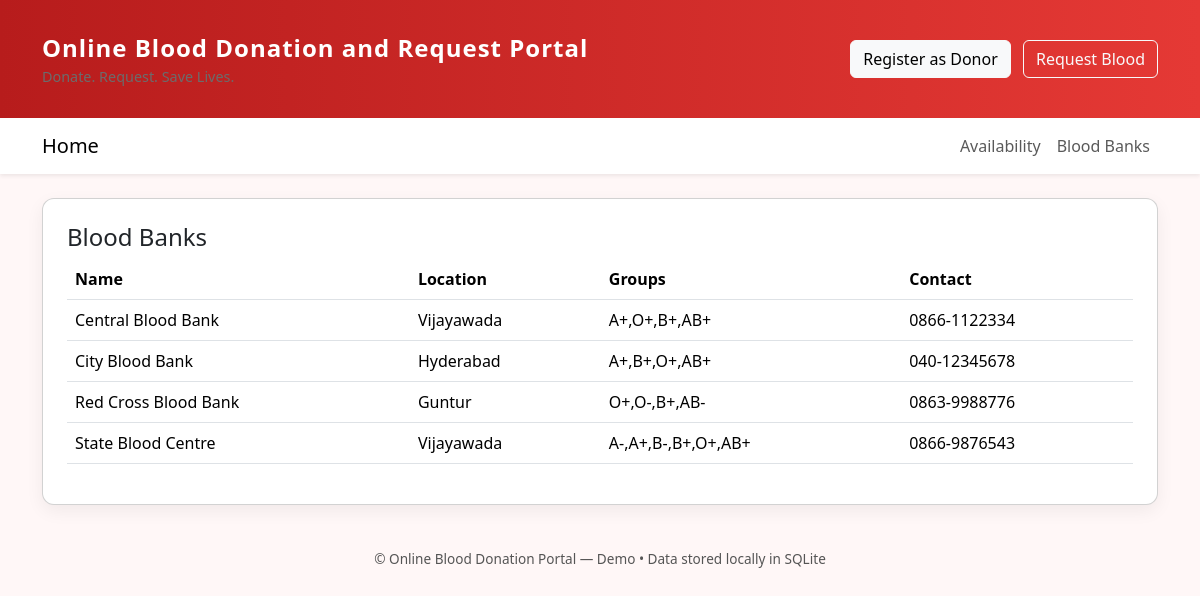
Page /banks on the committed database.
### tables this page shows
CREATE TABLE blood_banks (
    id INTEGER PRIMARY KEY AUTOINCREMENT,
    name TEXT NOT NULL,
    location TEXT,
    available_groups TEXT,
    contact TEXT
);

### app.py (the view)
@app.route('/banks')
def banks():
    conn = get_db_connection()
    banks = conn.execute("SELECT * FROM blood_banks ORDER BY name").fetchall()
    conn.close()
    return render_template("banks.html", banks=banks)

### app.py (called while the page is built)
def get_db_connection():
    conn = sqlite3.connect(DB_PATH)
    conn.row_factory = sqlite3.Row
    return conn

### templates/banks.html
{% extends 'layout.html' %}
{% block content %}
<div class="card card-custom p-4">
  <h4>Blood Banks</h4>
  <table class="table">
    <thead><tr><th>Name</th><th>Location</th><th>Groups</th><th>Contact</th></tr></thead>
    <tbody>
      {% for b in banks %}
        <tr><td>{{ b['name'] }}</td><td>{{ b['location'] }}</td><td>{{ b['available_groups'] }}</td><td>{{ b['contact'] or '-' }}</td></tr>
      {% endfor %}
    </tbody>
  </table>
</div>
{% endblock %}

### static/css/style.css (style rules this page uses)
body { background: #fff7f7; font-family: 'Segoe UI', Tahoma, Geneva, Verdana, sans-serif; }
.card-custom { border-radius:12px; box-shadow: 0 6px 18px rgba(0,0,0,0.06); }

### rows in the picture
blood_banks: name "Central Blood Bank", location "Vijayawada", available_groups "A+,O+,B+,AB+", contact "0866-1122334"
blood_banks: name "City Blood Bank", location "Hyderabad", available_groups "A+,B+,O+,AB+", contact "040-12345678"
blood_banks: name "Red Cross Blood Bank", location "Guntur", available_groups "O+,O-,B+,AB-", contact "0863-9988776"
blood_banks: name "State Blood Centre", location "Vijayawada", available_groups "A-,A+,B-,B+,O+,AB+", contact "0866-9876543"
